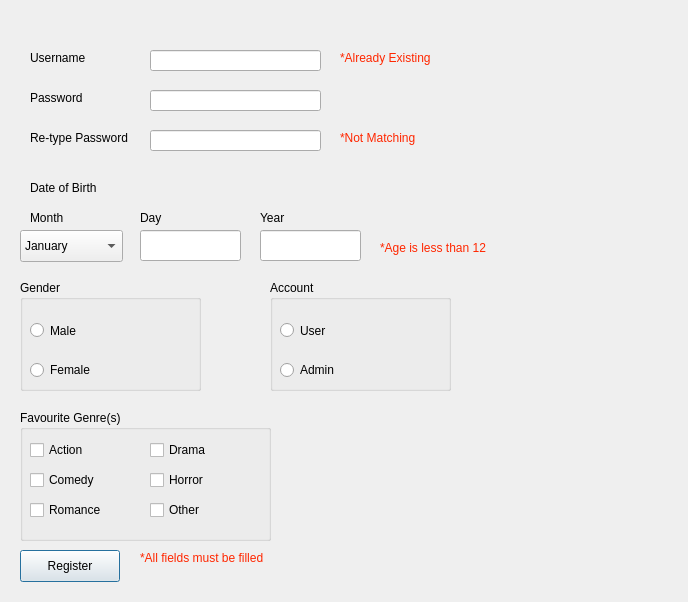
<?xml version="1.0" encoding="UTF-8"?>
<ui version="4.0">
 <class>RegisterWindow</class>
 <widget class="QDialog" name="RegisterWindow">
  <property name="geometry">
   <rect>
    <x>0</x>
    <y>0</y>
    <width>688</width>
    <height>602</height>
   </rect>
  </property>
  <property name="windowTitle">
   <string>Dialog</string>
  </property>
  <widget class="QLabel" name="label">
   <property name="geometry">
    <rect>
     <x>30</x>
     <y>50</y>
     <width>71</width>
     <height>16</height>
    </rect>
   </property>
   <property name="text">
    <string>Username</string>
   </property>
  </widget>
  <widget class="QLabel" name="label_2">
   <property name="geometry">
    <rect>
     <x>30</x>
     <y>90</y>
     <width>71</width>
     <height>16</height>
    </rect>
   </property>
   <property name="text">
    <string>Password</string>
   </property>
  </widget>
  <widget class="QLabel" name="label_3">
   <property name="geometry">
    <rect>
     <x>30</x>
     <y>130</y>
     <width>121</width>
     <height>16</height>
    </rect>
   </property>
   <property name="text">
    <string>Re-type Password</string>
   </property>
  </widget>
  <widget class="QLineEdit" name="usernameLine2">
   <property name="geometry">
    <rect>
     <x>150</x>
     <y>50</y>
     <width>171</width>
     <height>21</height>
    </rect>
   </property>
  </widget>
  <widget class="QLineEdit" name="passwordLine2">
   <property name="geometry">
    <rect>
     <x>150</x>
     <y>90</y>
     <width>171</width>
     <height>21</height>
    </rect>
   </property>
   <property name="echoMode">
    <enum>QLineEdit::Password</enum>
   </property>
  </widget>
  <widget class="QLineEdit" name="passwordcheckLine">
   <property name="geometry">
    <rect>
     <x>150</x>
     <y>130</y>
     <width>171</width>
     <height>21</height>
    </rect>
   </property>
   <property name="echoMode">
    <enum>QLineEdit::Password</enum>
   </property>
  </widget>
  <widget class="QLabel" name="alreadyexistLabel">
   <property name="geometry">
    <rect>
     <x>340</x>
     <y>50</y>
     <width>111</width>
     <height>16</height>
    </rect>
   </property>
   <property name="text">
    <string>&lt;html&gt;&lt;head/&gt;&lt;body&gt;&lt;p&gt;&lt;span style=&quot; color:#ff2600;&quot;&gt;*Already Existing&lt;/span&gt;&lt;/p&gt;&lt;/body&gt;&lt;/html&gt;</string>
   </property>
  </widget>
  <widget class="QLabel" name="notmatchLabel">
   <property name="geometry">
    <rect>
     <x>340</x>
     <y>130</y>
     <width>101</width>
     <height>16</height>
    </rect>
   </property>
   <property name="text">
    <string>&lt;html&gt;&lt;head/&gt;&lt;body&gt;&lt;p&gt;&lt;span style=&quot; color:#ff2600;&quot;&gt;*Not Matching&lt;/span&gt;&lt;/p&gt;&lt;/body&gt;&lt;/html&gt;</string>
   </property>
  </widget>
  <widget class="QComboBox" name="monthbox">
   <property name="geometry">
    <rect>
     <x>20</x>
     <y>230</y>
     <width>103</width>
     <height>32</height>
    </rect>
   </property>
   <item>
    <property name="text">
     <string>January</string>
    </property>
   </item>
   <item>
    <property name="text">
     <string>February</string>
    </property>
   </item>
   <item>
    <property name="text">
     <string>March</string>
    </property>
   </item>
   <item>
    <property name="text">
     <string>April</string>
    </property>
   </item>
   <item>
    <property name="text">
     <string>May</string>
    </property>
   </item>
   <item>
    <property name="text">
     <string>June</string>
    </property>
   </item>
   <item>
    <property name="text">
     <string>July</string>
    </property>
   </item>
   <item>
    <property name="text">
     <string>August</string>
    </property>
   </item>
   <item>
    <property name="text">
     <string>September</string>
    </property>
   </item>
   <item>
    <property name="text">
     <string>October</string>
    </property>
   </item>
   <item>
    <property name="text">
     <string>November</string>
    </property>
   </item>
   <item>
    <property name="text">
     <string>December</string>
    </property>
   </item>
  </widget>
  <widget class="QLabel" name="label_4">
   <property name="geometry">
    <rect>
     <x>30</x>
     <y>180</y>
     <width>81</width>
     <height>16</height>
    </rect>
   </property>
   <property name="text">
    <string>Date of Birth</string>
   </property>
  </widget>
  <widget class="QLabel" name="label_5">
   <property name="geometry">
    <rect>
     <x>30</x>
     <y>210</y>
     <width>58</width>
     <height>16</height>
    </rect>
   </property>
   <property name="text">
    <string>Month</string>
   </property>
  </widget>
  <widget class="QLabel" name="label_6">
   <property name="geometry">
    <rect>
     <x>140</x>
     <y>210</y>
     <width>58</width>
     <height>16</height>
    </rect>
   </property>
   <property name="text">
    <string>Day</string>
   </property>
  </widget>
  <widget class="QLineEdit" name="dayLine">
   <property name="geometry">
    <rect>
     <x>140</x>
     <y>230</y>
     <width>101</width>
     <height>31</height>
    </rect>
   </property>
  </widget>
  <widget class="QLabel" name="label_7">
   <property name="geometry">
    <rect>
     <x>260</x>
     <y>210</y>
     <width>58</width>
     <height>16</height>
    </rect>
   </property>
   <property name="text">
    <string>Year</string>
   </property>
  </widget>
  <widget class="QLineEdit" name="yearLine">
   <property name="geometry">
    <rect>
     <x>260</x>
     <y>230</y>
     <width>101</width>
     <height>31</height>
    </rect>
   </property>
  </widget>
  <widget class="QGroupBox" name="genderBox">
   <property name="geometry">
    <rect>
     <x>20</x>
     <y>280</y>
     <width>181</width>
     <height>111</height>
    </rect>
   </property>
   <property name="title">
    <string>Gender</string>
   </property>
   <widget class="QRadioButton" name="maleButton">
    <property name="geometry">
     <rect>
      <x>10</x>
      <y>40</y>
      <width>91</width>
      <height>21</height>
     </rect>
    </property>
    <property name="text">
     <string>Male</string>
    </property>
   </widget>
   <widget class="QRadioButton" name="Female">
    <property name="geometry">
     <rect>
      <x>10</x>
      <y>80</y>
      <width>99</width>
      <height>20</height>
     </rect>
    </property>
    <property name="text">
     <string>Female</string>
    </property>
   </widget>
  </widget>
  <widget class="QGroupBox" name="accountBox">
   <property name="geometry">
    <rect>
     <x>270</x>
     <y>280</y>
     <width>181</width>
     <height>111</height>
    </rect>
   </property>
   <property name="title">
    <string>Account</string>
   </property>
   <widget class="QRadioButton" name="userButton">
    <property name="geometry">
     <rect>
      <x>10</x>
      <y>40</y>
      <width>91</width>
      <height>21</height>
     </rect>
    </property>
    <property name="text">
     <string>User</string>
    </property>
   </widget>
   <widget class="QRadioButton" name="adminButton">
    <property name="geometry">
     <rect>
      <x>10</x>
      <y>80</y>
      <width>99</width>
      <height>20</height>
     </rect>
    </property>
    <property name="text">
     <string>Admin</string>
    </property>
   </widget>
  </widget>
  <widget class="QLabel" name="ageLabel">
   <property name="geometry">
    <rect>
     <x>380</x>
     <y>240</y>
     <width>131</width>
     <height>16</height>
    </rect>
   </property>
   <property name="text">
    <string>&lt;html&gt;&lt;head/&gt;&lt;body&gt;&lt;p&gt;&lt;span style=&quot; color:#ff2600;&quot;&gt;*Age is less than 12&lt;/span&gt;&lt;/p&gt;&lt;/body&gt;&lt;/html&gt;</string>
   </property>
  </widget>
  <widget class="QGroupBox" name="genreBox">
   <property name="geometry">
    <rect>
     <x>20</x>
     <y>410</y>
     <width>251</width>
     <height>131</height>
    </rect>
   </property>
   <property name="title">
    <string>Favourite Genre(s)</string>
   </property>
   <widget class="QCheckBox" name="actionBox">
    <property name="geometry">
     <rect>
      <x>10</x>
      <y>30</y>
      <width>85</width>
      <height>20</height>
     </rect>
    </property>
    <property name="text">
     <string>Action</string>
    </property>
   </widget>
   <widget class="QCheckBox" name="comedyBox">
    <property name="geometry">
     <rect>
      <x>10</x>
      <y>60</y>
      <width>85</width>
      <height>20</height>
     </rect>
    </property>
    <property name="text">
     <string>Comedy</string>
    </property>
   </widget>
   <widget class="QCheckBox" name="romanceBox">
    <property name="geometry">
     <rect>
      <x>10</x>
      <y>90</y>
      <width>85</width>
      <height>20</height>
     </rect>
    </property>
    <property name="text">
     <string>Romance</string>
    </property>
   </widget>
   <widget class="QCheckBox" name="dramaBox">
    <property name="geometry">
     <rect>
      <x>130</x>
      <y>30</y>
      <width>85</width>
      <height>20</height>
     </rect>
    </property>
    <property name="text">
     <string>Drama</string>
    </property>
   </widget>
   <widget class="QCheckBox" name="horrorBox">
    <property name="geometry">
     <rect>
      <x>130</x>
      <y>60</y>
      <width>85</width>
      <height>20</height>
     </rect>
    </property>
    <property name="text">
     <string>Horror</string>
    </property>
   </widget>
   <widget class="QCheckBox" name="otherBox">
    <property name="geometry">
     <rect>
      <x>130</x>
      <y>90</y>
      <width>85</width>
      <height>20</height>
     </rect>
    </property>
    <property name="text">
     <string>Other</string>
    </property>
   </widget>
  </widget>
  <widget class="QPushButton" name="registerBu">
   <property name="geometry">
    <rect>
     <x>20</x>
     <y>550</y>
     <width>100</width>
     <height>32</height>
    </rect>
   </property>
   <property name="text">
    <string>Register</string>
   </property>
  </widget>
  <widget class="QLabel" name="fieldsLabel">
   <property name="geometry">
    <rect>
     <x>140</x>
     <y>550</y>
     <width>161</width>
     <height>16</height>
    </rect>
   </property>
   <property name="text">
    <string>&lt;html&gt;&lt;head/&gt;&lt;body&gt;&lt;p&gt;&lt;span style=&quot; color:#ff2600;&quot;&gt;*All fields must be filled&lt;/span&gt;&lt;/p&gt;&lt;/body&gt;&lt;/html&gt;</string>
   </property>
  </widget>
 </widget>
 <resources/>
 <connections/>
</ui>
